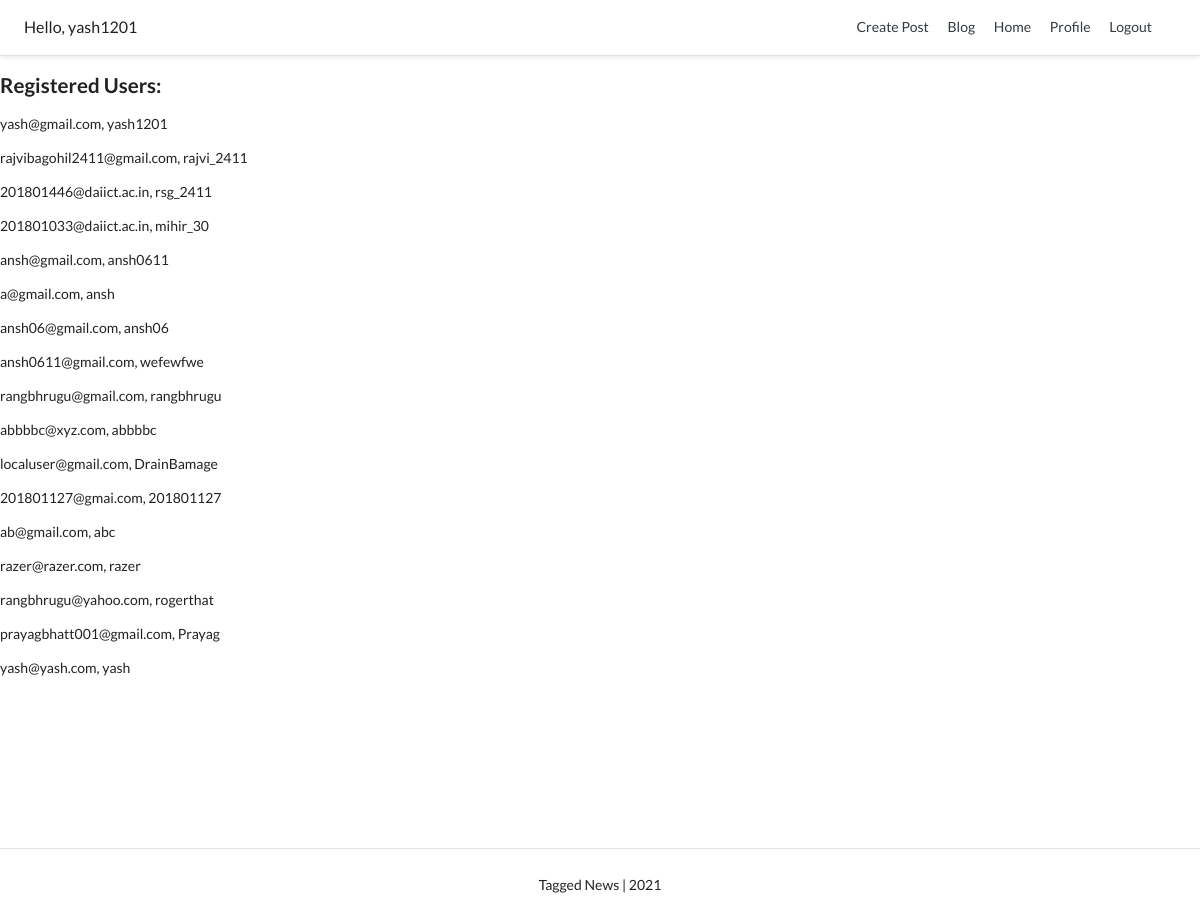
The page / (signed in) on the database its author committed.
### account/models.py (models this page shows, shortened)
class Account(AbstractBaseUser, PermissionsMixin):
    email                       = models.EmailField(verbose_name="email", max_length=60, unique=True)
    username                    = models.CharField(max_length=30, unique=True)
    avatar                      = models.ImageField(upload_to=upload_location,default='avatar/default.png', blank=False)
    date_joined                 = models.DateTimeField(verbose_name='date joined', auto_now_add=True)
    last_login                  = models.DateTimeField(verbose_name='last login', auto_now=True)
    is_admin                    = models.BooleanField(default=False)
    is_active                   = models.BooleanField(default=True)
    is_staff                    = models.BooleanField(default=False)
    is_superuser                = models.BooleanField(default=False)
    USERNAME_FIELD = 'email'
    REQUIRED_FIELDS = ['username',]
    objects = MyAccountManager()
    def __str__(self):
        return self.email + ", " + self.username

### personal/views.py (the view)
# urls.py: path('', home_screen_view, name="home"),
def home_screen_view(request):
    context = {}
    accounts = Account.objects.all()
    context['accounts'] = accounts
    return render(request, "personal/home.html", context)

### personal/templates/personal/home.html
{% extends 'base.html' %}
{% block content %}
    <h3>Registered Users:</h3>
    {% for account in accounts %}
        <p>{{account}}</p>
    {% endfor %}
{% endblock content %}

### templates/snippets/header.html (shortened to what this page needs)
<div class="d-flex flex-column flex-md-row align-items-center p-3 px-md-4 mb-3 bg-white border-bottom shadow-sm">
  <h5 class="my-0 mr-md-auto font-weight-normal">
  	{% if request.user.is_authenticated %}
  		<p>Hello, {{request.user.username}}</p>
  	{% endif %}
  </h5>
  <nav class="my-2 my-md-0 mr-md-3">
  	{% if request.user.is_authenticated %}
		<a class="p-2 text-dark" href="{% url 'blog:create' %}">Create Post</a>
		<a class="p-2 text-dark" href="{% url 'blog' %}">Blog</a>
		<a class="p-2 text-dark" href="{% url 'home' %}">Home</a>
		<a class="p-2 text-dark" href="{% url 'profile' request.user.username %}">Profile</a>
		<a class="p-2 text-dark" href="{% url 'logout' %}">Logout</a>
	{% else %}
		<a class="p-2 text-dark" href="{% url 'blog' %}">Blog</a>
		<a class="p-2 text-dark" href="{% url 'home' %}">Home</a>
		<a class="p-2 text-dark" href="{% url 'login' %}">Login</a>
		<a class="btn btn-outline-primary" href="{% url 'register' %}">Register</a>
	{% endif %}
  </nav>
</div>

### templates/snippets/header.html (style rules this page uses)
@media (min-width: 768px) { html { font-size: 16px; } }

### rows shown on the page
Account: user.username "yash1201", email+username "yash@gmail.com, yash1201"
Account: email+username "rajvibagohil2411@gmail.com, rajvi_2411"
Account: email+username "201801446@daiict.ac.in, rsg_2411"
Account: email+username "201801033@daiict.ac.in, mihir_30"
Account: email+username "ansh@gmail.com, ansh0611"
Account: email+username "a@gmail.com, ansh"
Account: email+username "ansh06@gmail.com, ansh06"
Account: email+username "ansh0611@gmail.com, wefewfwe"
Account: email+username "rangbhrugu@gmail.com, rangbhrugu"
Account: email+username "abbbbc@xyz.com, abbbbc"
Account: email+username "localuser@gmail.com, DrainBamage"
Account: email+username "201801127@gmai.com, 201801127"
Account: email+username "ab@gmail.com, abc"
Account: email+username "razer@razer.com, razer"
Account: email+username "rangbhrugu@yahoo.com, rogerthat"
Account: email+username "prayagbhatt001@gmail.com, Prayag"
Account: email+username "yash@yash.com, yash"
